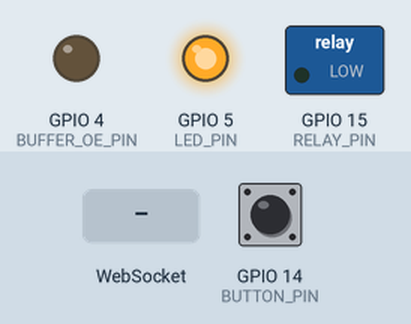
Simulated run of this sketch. Board: ESP8266 (NodeMCU). Shown: switched loads named in the sketch (green lamp = pin HIGH), output pins drawn as LEDs (lit = HIGH). The test bench sets the inputs (shaded band); at power-on: GPIO 14 (BUTTON_PIN) HIGH. WiFi joins after 1.5 s; servers stay silent unless stated; what the sketch prints to the serial monitor is not drawn.

Above: at 7.7 s.
7.8 s: WebSocket text "1" received
At 8.1 s:
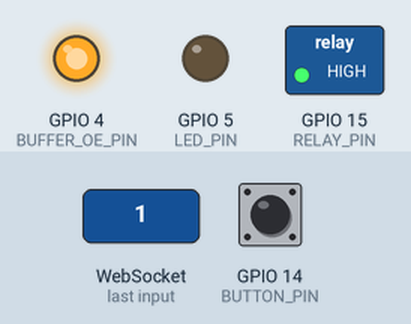
9.3 s: WebSocket text "0" received
At 10.5 s:
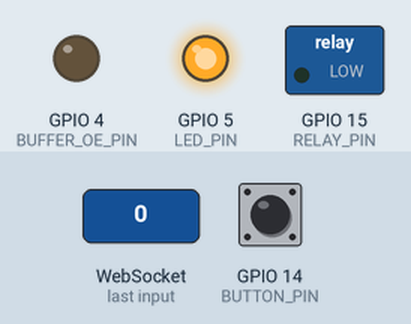
10.8 s: GPIO 14 (BUTTON_PIN) pulled LOW for 0.15 s
At 12.0 s:
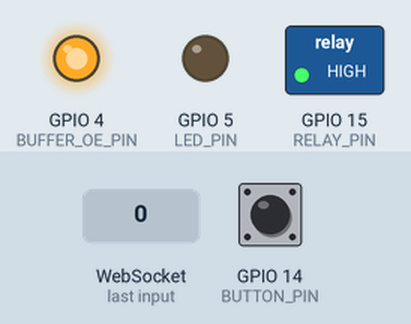
12.4 s: GPIO 14 (BUTTON_PIN) pulled LOW for 1 s
At 13.5 s:
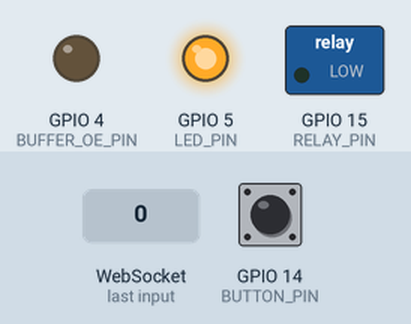
Timing chart, 0 to 15.4 s (numbered marks = the images above; inputs shaded):
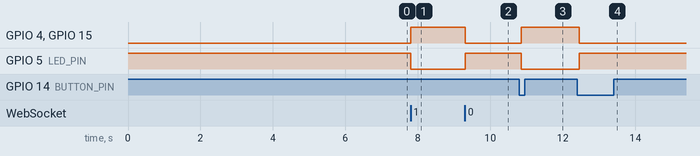

The sketch:

IoE_ESP8266.ino
```cpp
// ESP8266 code for IoE project

#include <SoftwareSerial.h>
#include <Arduino.h>
#include <ESP8266WiFi.h>
#include <ESP8266WiFiMulti.h>
#include <WebSocketsClient.h>
#include <Hash.h>

// Pins
const int LED_PIN = 5;
const int BUTTON_PIN = 14;
const int RELAY_PIN = 15;
const int SOFT_RX_PIN = 13;
const int SOFT_TX_PIN = 12;
const int BUFFER_OE_PIN = 4;

// Debounce duration in milliseconds
const int DB_COUNT = 50;

// States for state machine
enum STATE {POWER_ON, POWER_OFF};
enum STATE state;
enum BUTTON {DOWN, UP};
enum BUTTON button;

// String to receive over serial and send over websocket
String serialMessage = "";
bool endMessageFlag = false;

SoftwareSerial softSerial(SOFT_RX_PIN, SOFT_TX_PIN, false, 64); // Rx, Tx, inverted logic, buffer size
ESP8266WiFiMulti WiFiMulti;
WebSocketsClient webSocket;

// Websocket event handler
void webSocketEvent(WStype_t type, uint8_t * payload, size_t lenght) {
    switch(type) {
        case WStype_DISCONNECTED:
            Serial.println("[WS]: Disconnected");
            break;
        case WStype_CONNECTED:
            Serial.println("[WS]: Connected");
            webSocket.sendTXT("Connected");
            break;
        case WStype_TEXT:
            if (((char)*payload) == '0'){
              Serial.println("[WS]: Received POWER OFF command");
              state = POWER_OFF;
            }
            else if (((char)*payload) == '1'){
              Serial.println("[WS]: Received POWER ON command");
              state = POWER_ON;
            }
            else {
              Serial.println("[WS]: Received unknown command");
            }
            break;
    }
}

void setup() {
  // Initialize pins
  pinMode(LED_PIN, OUTPUT);
  pinMode(RELAY_PIN, OUTPUT);
  pinMode(BUFFER_OE_PIN, OUTPUT);
  pinMode(BUTTON_PIN, INPUT_PULLUP);

  state = POWER_OFF;
  button = UP;

  digitalWrite(LED_PIN, HIGH);      // LED off
  digitalWrite(RELAY_PIN, LOW);     // Relay off
  digitalWrite(BUFFER_OE_PIN, LOW); // Buffer disabled

  // Initialize serial ports
  Serial.begin(115200);
  softSerial.begin(9600);

  // Output boot message
  Serial.print("Booting.");
  for (short i=0; i<10; i++){
    Serial.print(".");
    delay(500);
  }
  Serial.println("");

  // Connect to Wi-Fi
  WiFiMulti.addAP("Cherlisnet", "Wireless1337");
  while(WiFiMulti.run() != WL_CONNECTED) {
        delay(100);
    }

  // Connect to the websocket (need to check this address and port)
  webSocket.begin("192.168.0.41", 81);

  webSocket.onEvent(webSocketEvent);
}

void loop() {
  // Check if we need to change state based on a button press
  if (digitalRead(BUTTON_PIN) == LOW){  // Check if button is pressed (down)
    if (button == UP){            // Check if it was not pressed on the last pass (UP), if so then debounce
      int dbStart = millis();
      bool dbComplete = false;
      while (digitalRead(BUTTON_PIN) == LOW){  // Check if the button stays low for DB_COUNT milliseconds
        if ((millis() - dbStart) > DB_COUNT){
          dbComplete = true;
          break;
        }
      }
      if (dbComplete == true){           // If the switch stayed low for DB_COUNT milliseconds then change state
        if (state == POWER_OFF) state = POWER_ON;
        else state = POWER_OFF;
        button = DOWN;
      }
    }
  }
  else{
    button = UP;   // Set button to UP if it was not pressed
  }

  // Check if we need to change state based on a websocket command
  webSocket.loop();  // TODO: need to set event handling to change power state

  // Add code to receive from soft serial and send out over websocket

  // State machine
  switch (state){
    case POWER_OFF:
      // Set the outputs
      digitalWrite(LED_PIN, HIGH);
      digitalWrite(RELAY_PIN, LOW);
      digitalWrite(BUFFER_OE_PIN, LOW);
      break;
    case POWER_ON:
      // Set the outputs
      digitalWrite(LED_PIN, LOW);
      digitalWrite(RELAY_PIN, HIGH);
      digitalWrite(BUFFER_OE_PIN, HIGH);
      // Check the soft serial port for new messages
      if (softSerial.available() > 0){
        //Serial.println("[SER]: Got a byte!");
        int incomingByte = softSerial.read();
        serialMessage += String((char)incomingByte);
        // If it is the last character in a message ("#")
        if (incomingByte == 35){
          //Serial.println("[SER]: Got a #!");
          endMessageFlag = true;
        }
      }
      // If the serial message is now complete
      if (endMessageFlag == true){
        webSocket.sendTXT(serialMessage);
        Serial.println(serialMessage);
        serialMessage = "";
        endMessageFlag = false;
      }
      break;
    default:
      digitalWrite(LED_PIN, HIGH);
      digitalWrite(RELAY_PIN, LOW);
  }

  yield();
}
```

Measured:
- after the input at 7.8 s, GPIO 4 (BUFFER_OE_PIN), GPIO 15 (RELAY_PIN): LOW → HIGH at once; GPIO 5 (LED_PIN): HIGH → LOW at once
- after the input at 9.3 s, GPIO 4 (BUFFER_OE_PIN), GPIO 15 (RELAY_PIN): HIGH → LOW at once; GPIO 5 (LED_PIN): LOW → HIGH at once
- after the input at 10.8 s, GPIO 4 (BUFFER_OE_PIN), GPIO 15 (RELAY_PIN): LOW → HIGH after 0.05 s; GPIO 5 (LED_PIN): HIGH → LOW after 0.05 s
- after the input at 12.4 s, GPIO 4 (BUFFER_OE_PIN), GPIO 15 (RELAY_PIN): HIGH → LOW after 0.05 s; GPIO 5 (LED_PIN): LOW → HIGH after 0.05 s
